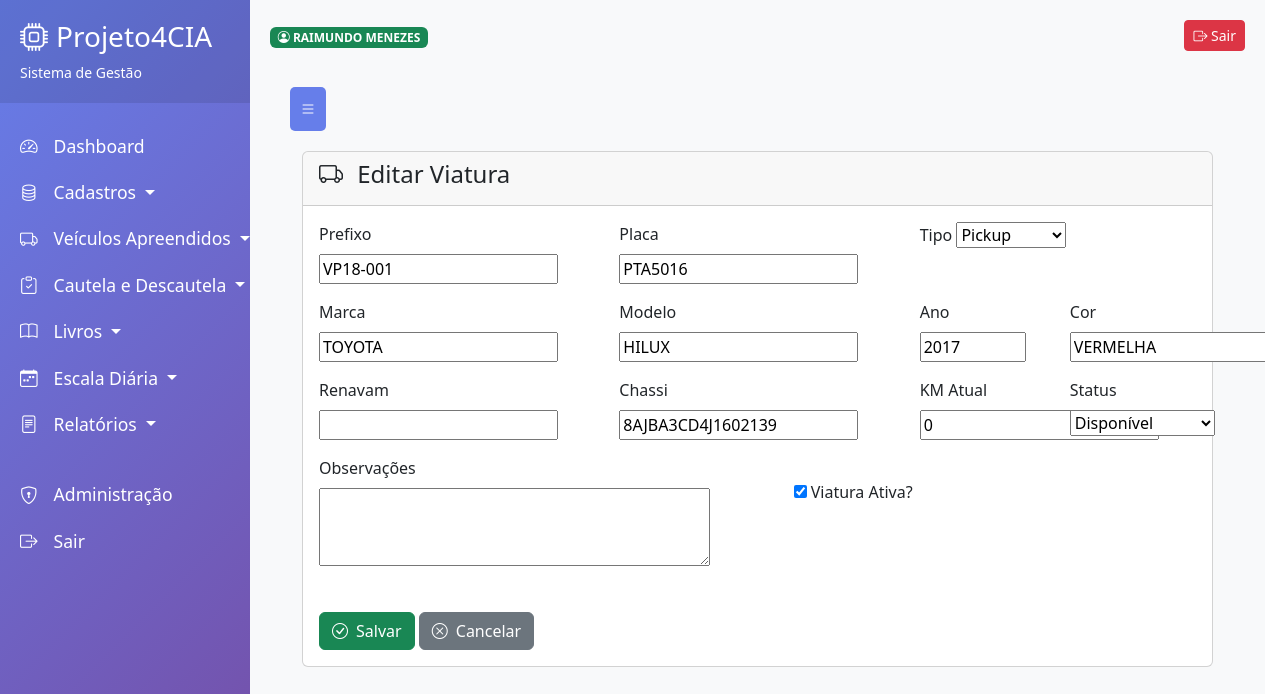
The app's page /cadastros/vtrs/2/editar/ (signed in), older data.
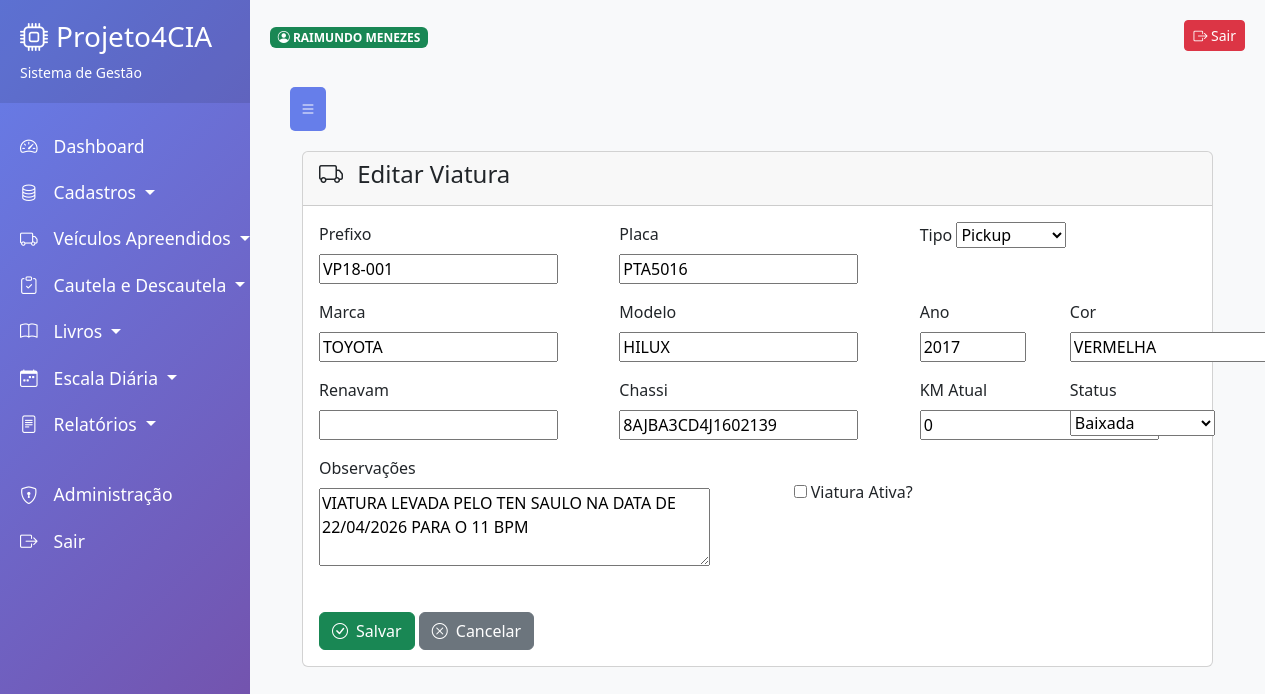
The same page, newer data.
### aplicacoes/cadastros/cadastro_vtrs/models.py (models this page shows, shortened)
class Viatura(models.Model):
    STATUS_CHOICES = [
        ('DISPONIVEL', 'Disponível'),
        ('EM_USO', 'Em Uso'),
        ('MANUTENCAO', 'Em Manutenção'),
        ('BAIXADA', 'Baixada'),
    ]
    TIPO_CHOICES = [
        ('PICKUP', 'Pickup'),
        ('SUV', 'SUV'),
        ('SEDAN', 'Sedan'),
        ('MOTO', 'Motocicleta'),
        ('CAMINHAO', 'Caminhão'),
        ('ONIBUS', 'Ônibus'),
    ]
    prefixo = models.CharField('Prefixo', max_length=20, unique=True)
    placa = models.CharField('Placa', max_length=8, unique=True)
    tipo = models.CharField('Tipo', max_length=20, choices=TIPO_CHOICES)
    marca = models.CharField('Marca', max_length=50)
    modelo = models.CharField('Modelo', max_length=50)
    ano = models.IntegerField('Ano')
    cor = models.CharField('Cor', max_length=30)
    renavam = models.CharField('Renavam', max_length=20, blank=True)
    chassi = models.CharField('Chassi', max_length=30, blank=True)
    km_atual = models.IntegerField('Quilometragem Atual', default=0)
    status = models.CharField('Status', max_length=20, choices=STATUS_CHOICES, default='DISPONIVEL')
    observacoes = models.TextField('Observações', blank=True)
    ativo = models.BooleanField('Ativo?', default=True)
    criado_em = models.DateTimeField('Criado em', auto_now_add=True)
    atualizado_em = models.DateTimeField('Atualizado em', auto_now=True)
    class Meta:
        verbose_name = 'Viatura'
        verbose_name_plural = 'Viaturas'
        ordering = ['prefixo']

### aplicacoes/cadastros/cadastro_vtrs/views.py (the view)
# urls.py: path('<int:pk>/editar/', login_required(views.ViaturaUpdateView.as_view()), name='vtr_update'),
class ViaturaUpdateView(LoginRequiredMixin, UpdateView):
    model = Viatura
    form_class = ViaturaForm
    template_name = 'cadastro_vtrs/vtr_form.html'
    success_url = reverse_lazy('cadastro_vtrs:vtr_list')
    login_url = 'login'

### aplicacoes/cadastros/cadastro_vtrs/forms.py
class ViaturaForm(forms.ModelForm):
    class Meta:
        model = Viatura
        fields = [
            'prefixo', 'placa', 'tipo', 'marca', 'modelo',
            'ano', 'cor', 'renavam', 'chassi', 'km_atual',
            'status', 'observacoes', 'ativo'
        ]
        widgets = {
            'observacoes': forms.Textarea(attrs={'rows': 3}),
            'placa': forms.TextInput(attrs={'placeholder': 'ABC-1234'}),
            'km_atual': forms.NumberInput(attrs={'min': 0}),
            'ano': forms.NumberInput(attrs={'min': 1990, 'max': 2026}),
        }

### aplicacoes/cadastros/cadastro_vtrs/templates/cadastro_vtrs/vtr_form.html (shortened to what this page needs)
{% extends 'base.html' %}
{% block content %}
<div class="container-fluid">
    <div class="card">
        <div class="card-header">
            <h4>
                <i class="bi bi-truck me-2"></i>
                {% if object %}Editar{% else %}Nova{% endif %} Viatura
            </h4>
        </div>
        <div class="card-body">
            <form method="post">
                <div class="row">
                    <div class="col-md-4 mb-3">
                        <label class="form-label">Prefixo</label>
                        {{ form.prefixo }}
                    </div>
                    <div class="col-md-4 mb-3">
                        <label class="form-label">Placa</label>
                        {{ form.placa }}
                    </div>
                    <div class="col-md-4 mb-3">
                        <label class="form-label">Tipo</label>
                        {{ form.tipo }}
                    </div>
                </div>
                <div class="row">
                    <div class="col-md-4 mb-3">
                        <label class="form-label">Marca</label>
                        {{ form.marca }}
                    </div>
                    <div class="col-md-4 mb-3">
                        <label class="form-label">Modelo</label>
                        {{ form.modelo }}
                    </div>
                    <div class="col-md-2 mb-3">
                        <label class="form-label">Ano</label>
                        {{ form.ano }}
                    </div>
                    <div class="col-md-2 mb-3">
                        <label class="form-label">Cor</label>
                        {{ form.cor }}
                    </div>
                </div>
                <div class="row">
                    <div class="col-md-4 mb-3">
                        <label class="form-label">Renavam</label>
                        {{ form.renavam }}
                    </div>
                    <div class="col-md-4 mb-3">
                        <label class="form-label">Chassi</label>
                        {{ form.chassi }}
                    </div>
                    <div class="col-md-2 mb-3">
                        <label class="form-label">KM Atual</label>
                        {{ form.km_atual }}
                    </div>
                    <div class="col-md-2 mb-3">
                        <label class="form-label">Status</label>
                        {{ form.status }}
                    </div>
                </div>
                <div class="row">
                    <div class="col-md-6 mb-3">
                        <label class="form-label">Observações</label>
                        {{ form.observacoes }}
                    </div>
                    <div class="col-md-6 mb-3">
                        <div class="form-check mt-4">
                            {{ form.ativo }}
                            <label class="form-check-label">Viatura Ativa?</label>
                        </div>
                    </div>
                </div>
                <div class="mt-4">
                    <button type="submit" class="btn btn-success">
                        <i class="bi bi-check-circle me-2"></i>Salvar
                    </button>
                    <a href="{% url 'cadastro_vtrs:vtr_list' %}" class="btn btn-secondary">
                        <i class="bi bi-x-circle me-2"></i>Cancelar
                    </a>
                </div>
            </form>
        </div>
    </div>
</div>
{% endblock %}

Row changes from the older to the newer data that the page shows:
changed Viatura "VP18-001": status "Disponível" → "Baixada"; observacoes (not shown) → "VIATURA LEVADA PELO TEN SAULO NA DATA DE 22/04/2026 PARA O 11 BPM"; ativo "☑" → "☐"
